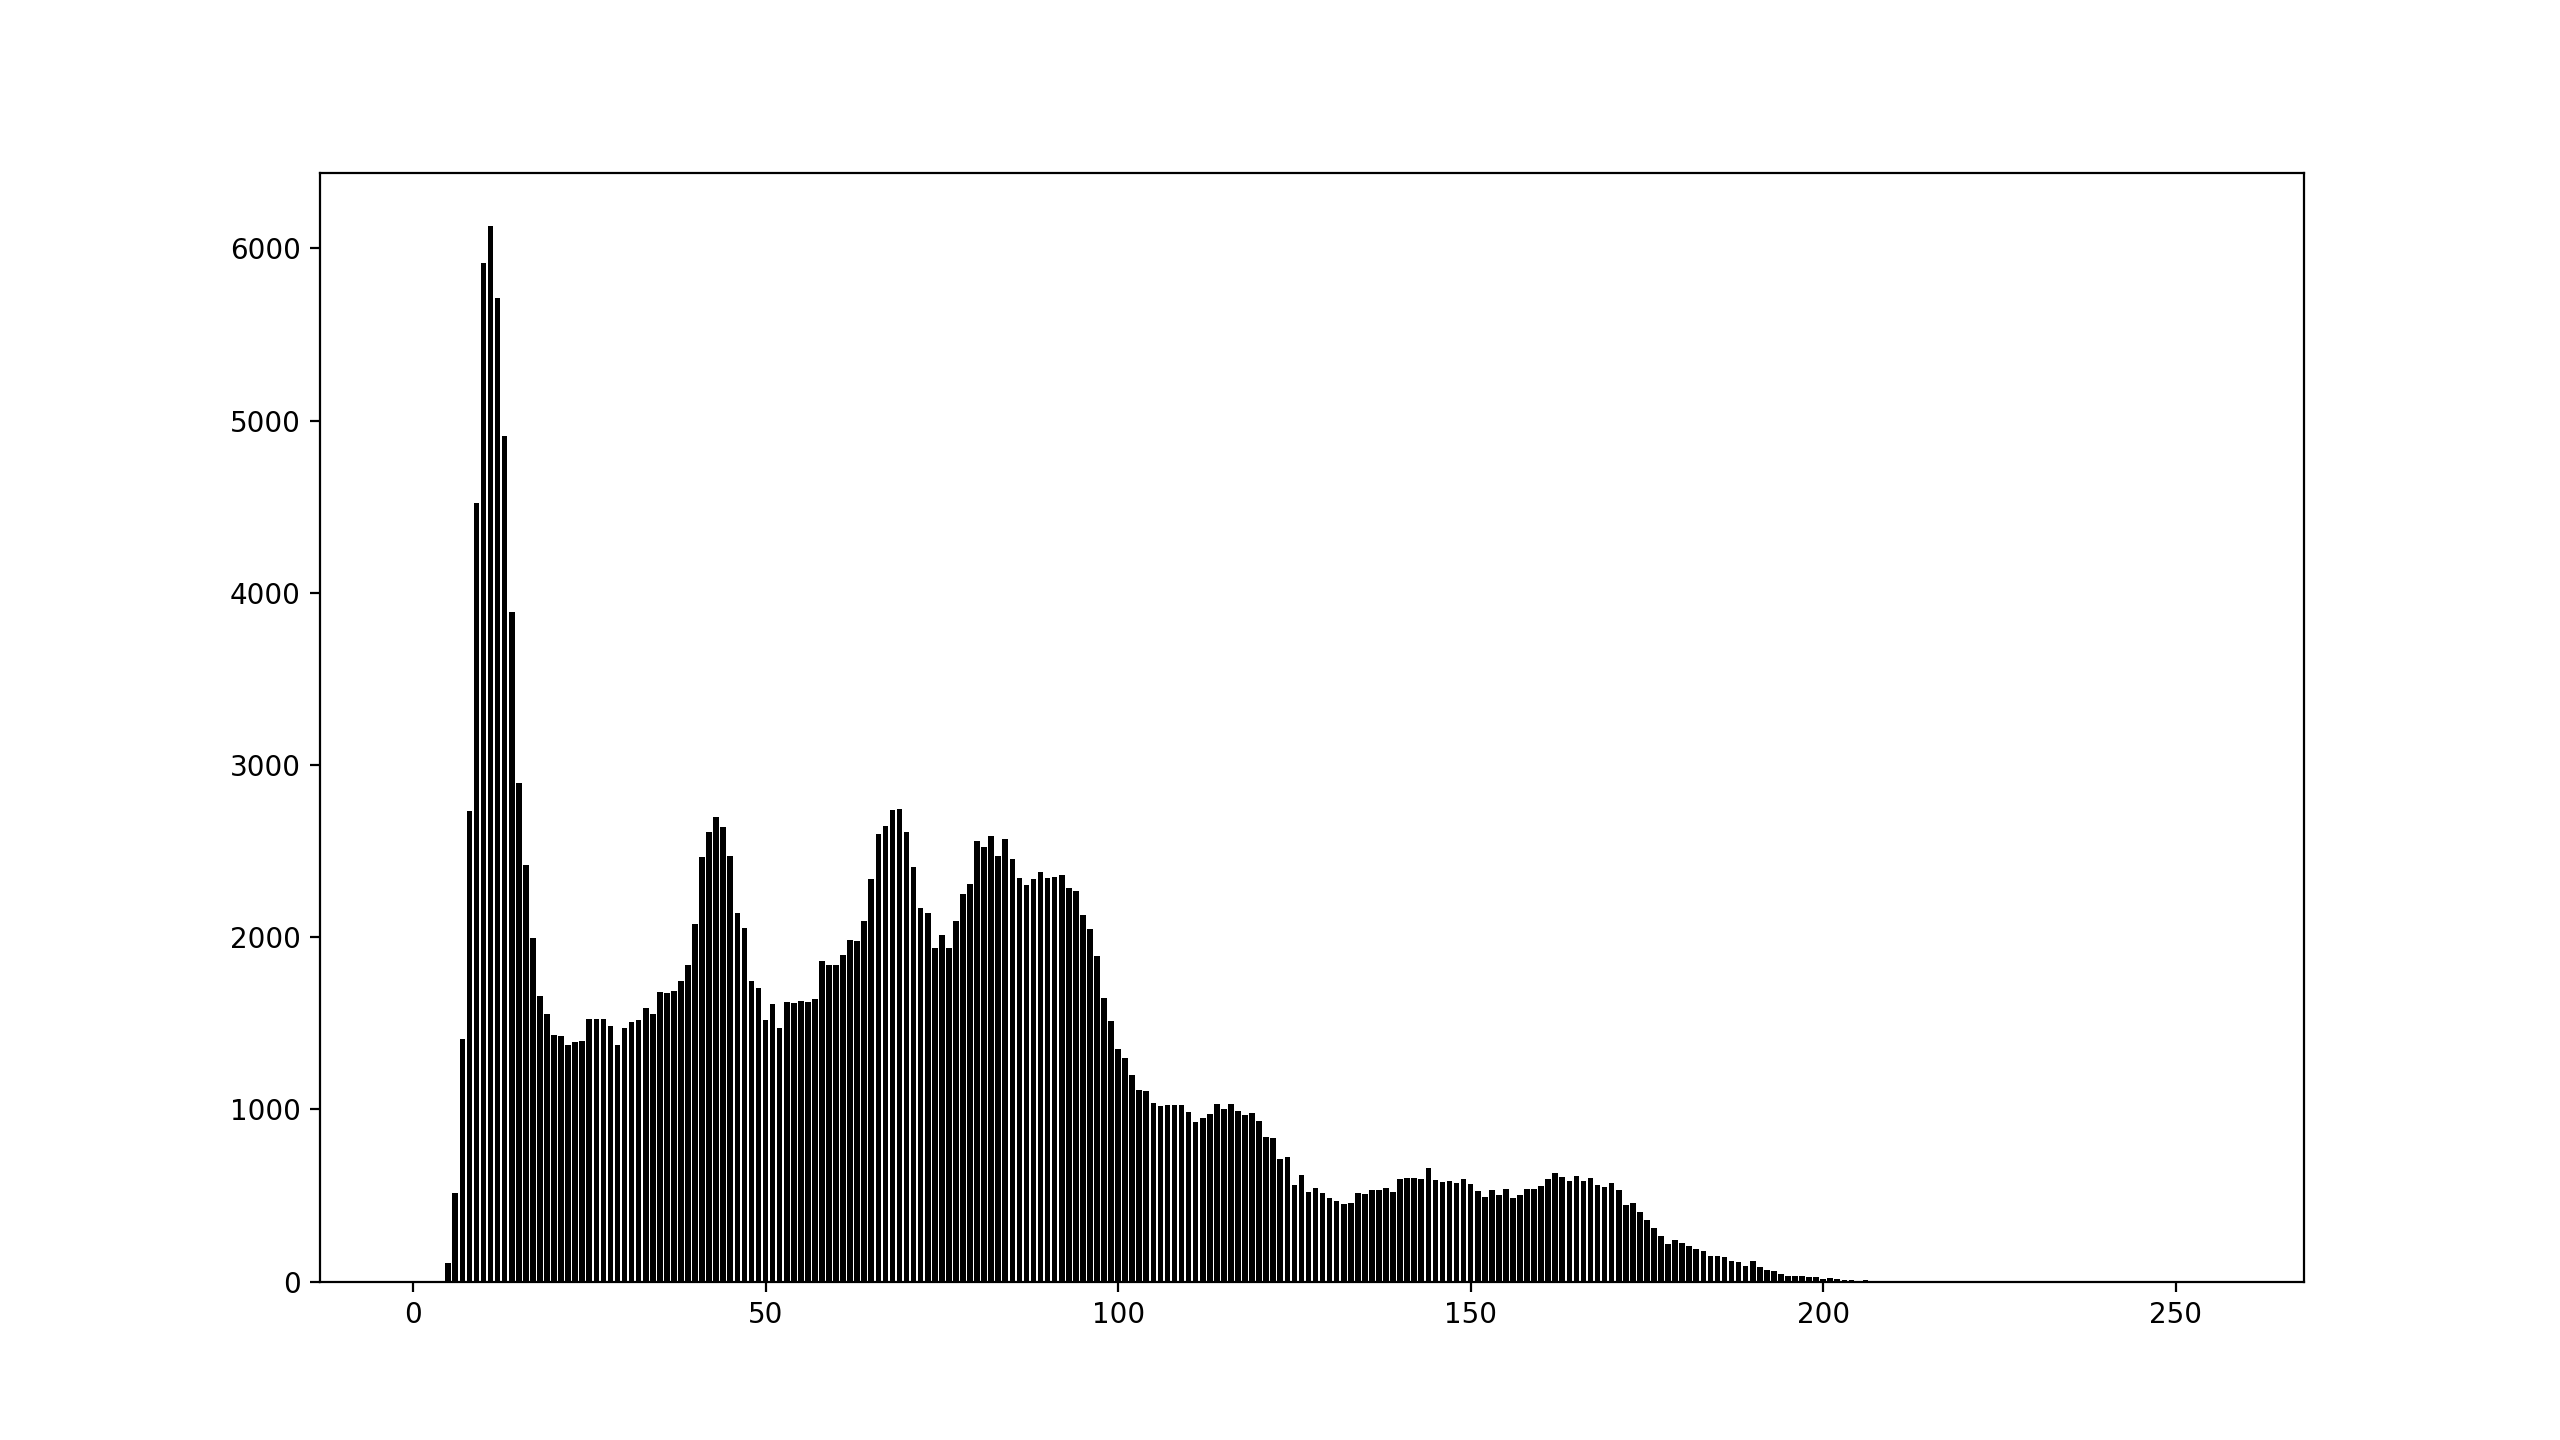

Generate this figure with Python:
import cv2
import numpy as np
import matplotlib.pyplot as plt


def histogram(filename):
    result = np.zeros(256)
    image = cv2.imread(filename, 0)
    height, width = image.shape
    for i in range(height):
        for j in range(width):
            result[image[i, j]] += 1

    plt.bar(range(256), result, color='black')
    plt.show()


histogram('lena.png')
